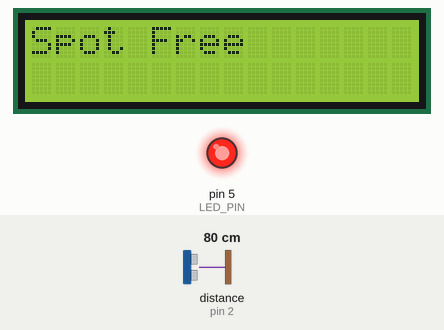
This sketch was run on a simulated Arduino Uno, built with avr-gcc and run on an emulated ATmega328P. On the bench: 16×2 character LCD, output pins drawn as LEDs (lit = HIGH). Wiring (from diagram.json): ultrasonic range finder: trigger pin 3; echo pin 2. The test bench sets the inputs (shaded band); at power-on: distance to the obstacle (sensor on pin 2) 80 cm. The echo pulse lasts 58.3 µs per cm; pins used as bus, display or sensor lines are not drawn.

Above: at 1.2 s.
1.3 s: distance to the obstacle (sensor on pin 2) set to 7 cm
2.8 s: distance to the obstacle (sensor on pin 2) set to 4 cm
At 4.2 s:
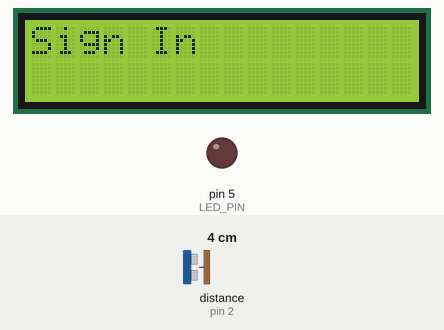
4.6 s: distance to the obstacle (sensor on pin 2) set to 9 cm
At 5.8 s:
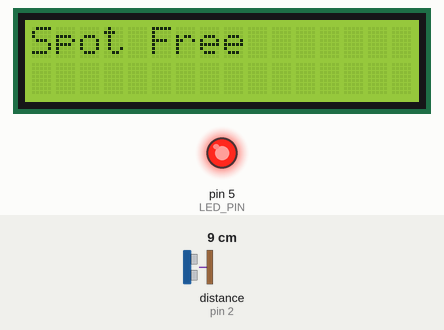
6.1 s: distance to the obstacle (sensor on pin 2) set to 2 cm
At 7.4 s:
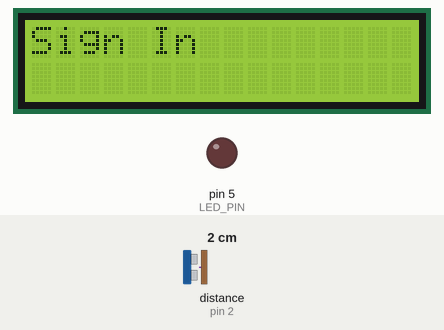
Timing chart, 0 to 8.6 s (numbered marks = the images above; inputs shaded):
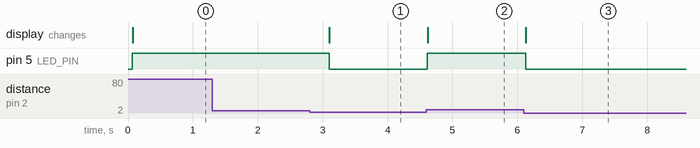

Measured:
- the behaviour switches between 6 and 5 cm on distance to the obstacle (sensor on pin 2) (found by bisection; images 0 and 1)
- after the input at 1.3 s, every drawn part: stays the same
- after the input at 2.8 s, pin 5 (LED_PIN): HIGH → LOW after 0.30 s; the display: changes after 0.31 s (image 1)
- after the input at 4.6 s, pin 5 (LED_PIN): LOW → HIGH at once; the display: changes at once (image 2)
- after the input at 6.1 s, pin 5 (LED_PIN): HIGH → LOW at once; the display: changes at once (image 3)

The sketch:

sketch.ino
```cpp
#include <LiquidCrystal.h>

#define PIN_TRIG 3
#define PIN_ECHO 2
#define PIR_PIN 1
#define LED_PIN 5

bool spotOccupied = false; // Flag to track occupancy
int pirState = LOW;
LiquidCrystal lcd(12, 11, 10, 9, 8, 7);

void setup() {
    Serial.begin(115200);
    pinMode(PIN_TRIG, OUTPUT);
    pinMode(PIN_ECHO, INPUT);
    pinMode(PIR_PIN, INPUT);
    pinMode(LED_PIN, OUTPUT);
    lcd.begin(16, 2);
}

void loop() {
    // Measure distance
    int distanceCm = distance() / 58;

    // Read PIR state
    int newPirState = digitalRead(PIR_PIN);

    // Logic for parking bay behavior
    if (distanceCm <= 5) {
        digitalWrite(LED_PIN, LOW); // Turn LED off if close
        lcd.clear();

        if (newPirState == HIGH && pirState == LOW) {
            // PIR activated while close -> Log in
            lcd.print("Logged In");
            Serial.println("User Logged In");
            pirState = HIGH; // Update PIR state
            spotOccupied = true; // Mark spot as occupied
        }

        if (spotOccupied) {
            lcd.print("Spot Used");
        } else {
            lcd.print("Sign In");
        }
    } else {
        digitalWrite(LED_PIN, HIGH); // Turn LED on if far
        lcd.clear();

        if (spotOccupied) {
            // User has left, mark spot as free
            lcd.print("Spot Free");
            spotOccupied = false;
        } else {
            lcd.print("Spot Free");
        }

        pirState = LOW; // Reset PIR state when far away
    }

    delay(500); // Adjust delay for responsiveness
}

// Function to measure distance using ultrasonic sensor (unchanged)
int distance() {
    digitalWrite(PIN_TRIG, HIGH);
    delayMicroseconds(10);
    digitalWrite(PIN_TRIG, LOW);
    return pulseIn(PIN_ECHO, HIGH);
}
```
